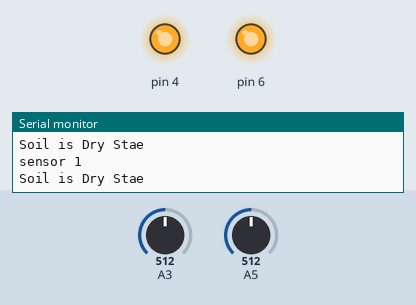
This sketch was run on a simulated Arduino Uno, built with avr-gcc and run on an emulated ATmega328P. Shown: output pins drawn as LEDs (lit = HIGH), the last lines printed to the serial monitor. Inputs (shaded band) come from the test bench; at power-on: A3 = 512, A5 = 512.

Above: at 2.8 s.
2.9 s: A3 set to 317
5.6 s: A3 set to 291
At 6.7 s:
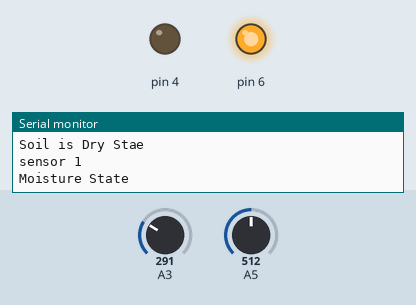
8.3 s: A5 set to 313
11.0 s: A5 set to 288
At 11.8 s:
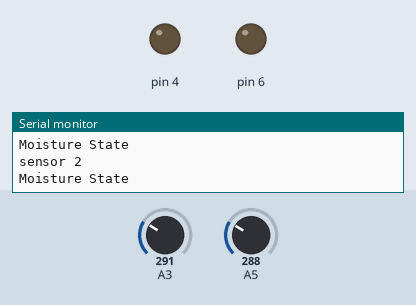
13.7 s: A5 set to 306
At 16.1 s:
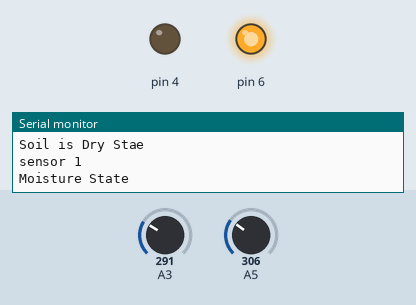
16.5 s: A5 set to 290
At 17.7 s:
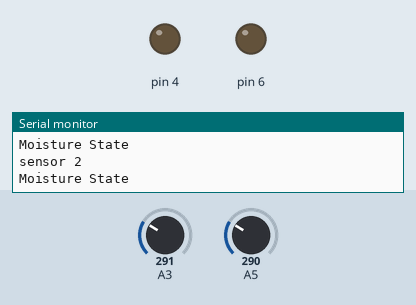
Timing chart, 0 to 19.5 s (numbered marks = the images above; inputs shaded):
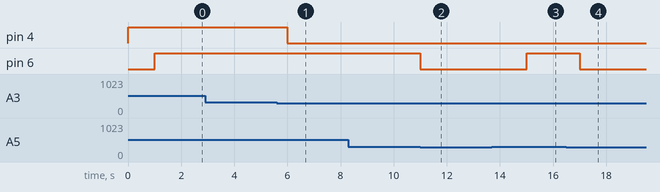

The sketch:

moisture-analg-2-sensor.ino
```cpp
int sensor1=3, output1=4;
int sensor2=5, output2=6;

void setup() {
  pinconnection(sensor1, output1);
  pinconnection(sensor2, output2);
  Serial.begin(9600);
}

void loop() {
  condition(sensor1, output1,"sensor 1");
  condition(sensor2, output2,"sensor 2");
//  if(digitalRead(sensor1)==HIGH && )

}

// **pinmode**
void pinconnection(int sensor, int output) {
  pinMode(sensor, INPUT);
  pinMode(output, OUTPUT);
}
// **Condition**
void condition(int sensor, int output,String data) {
  if (analogRead(sensor) > 300) {
    digitalWrite(output, HIGH);
    Serial.println(data);
    Serial.println("Soil is Dry Stae");
    delay(1000);

  } else {
    Serial.println(data);
    digitalWrite(output, LOW);
    Serial.println("Moisture State");
    delay(1000);
  }
}
```

Measured:
- the behaviour switches between 301 and 300 on A3 (found by bisection; images 0 and 1)
- the behaviour switches between 301 and 300 on A5 (found by bisection; images 1 and 2)
- after the input at 5.6 s, pin 4: HIGH → LOW after 0.40 s
- after the input at 11.0 s, pin 6: HIGH → LOW at once
- after the input at 13.7 s, pin 6: LOW → HIGH after 1.3 s
- after the input at 16.5 s, pin 6: HIGH → LOW after 0.51 s
